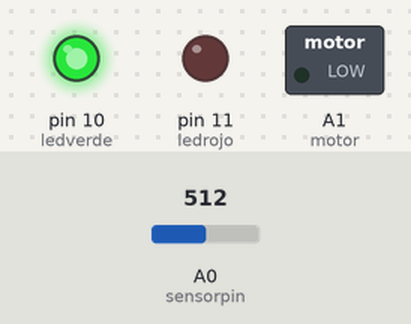
Recording of a sketch running on a simulated Arduino Uno, built with avr-gcc and run on an emulated ATmega328P. Parts: switched loads named in the sketch (green lamp = pin HIGH), output pins drawn as LEDs (lit = HIGH). The test bench sets the inputs (shaded band); at power-on: A0 (sensorpin) = 512.

Above: at 1.2 s.
1.3 s: A0 (sensorpin) set to 491
At 1.6 s:
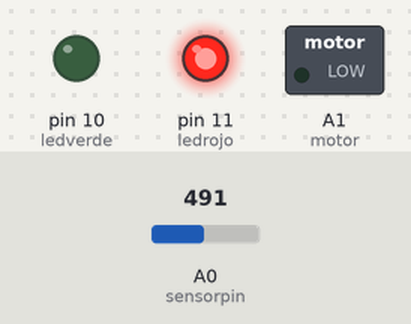
2.8 s: A0 (sensorpin) set to 510
At 3.9 s:
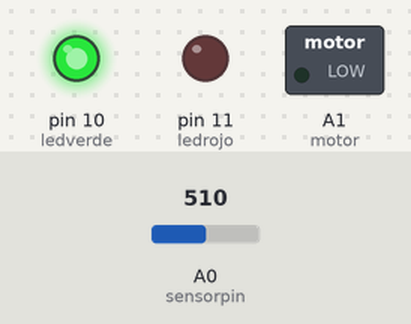
4.3 s: A0 (sensorpin) set to 490
At 5.0 s:
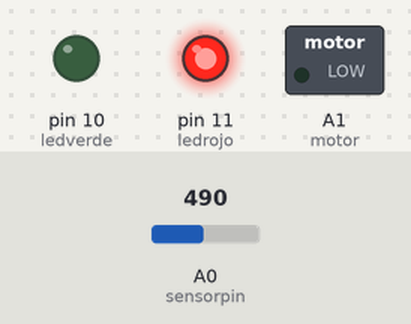
Timing chart, 0 to 7.3 s (numbered marks = the images above; inputs shaded):
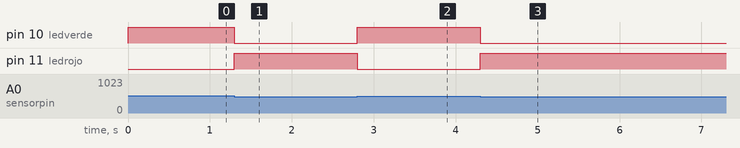

Measured:
- the behaviour switches between 500 and 499 on A0 (sensorpin) (found by bisection; images 0 and 1)
- after the input at 1.3 s, pin 10 (ledverde): HIGH → LOW at once; pin 11 (ledrojo): LOW → HIGH at once
- after the input at 2.8 s, pin 10 (ledverde): LOW → HIGH at once; pin 11 (ledrojo): HIGH → LOW at once
- after the input at 4.3 s, pin 10 (ledverde): HIGH → LOW at once; pin 11 (ledrojo): LOW → HIGH at once

The sketch:

ControlRiego.ino
```cpp
const int sensorpin = A0;    // Pin analógico para leer la humedad
const int ledverde = 10;    // Pin para el LED verde
const int ledrojo = 11;     // Pin para el LED rojo
const int motor = A1;       // Pin analógico para el control del motor
int humedad;                // Variable para almacenar el valor de humedad

void setup() {
  pinMode(motor, OUTPUT);     // Configurar el pin del motor como salida
  pinMode(sensorpin, INPUT);  // Configurar el pin del sensor de humedad como entrada
  pinMode(ledverde, OUTPUT);  // Configurar el pin del LED verde como salida
  pinMode(ledrojo, OUTPUT);   // Configurar el pin del LED rojo como salida
}

void loop() {
  humedad = analogRead(sensorpin);  // Leer el valor de humedad del sensor analógico

  if (humedad < 500) {
    digitalWrite(ledrojo, HIGH);   // Encender el LED rojo
    digitalWrite(ledverde, LOW);   // Apagar el LED verde
  } else {
    digitalWrite(ledrojo, LOW);    // Apagar el LED rojo
    digitalWrite(ledverde, HIGH);  // Encender el LED verde
  }
}
```
